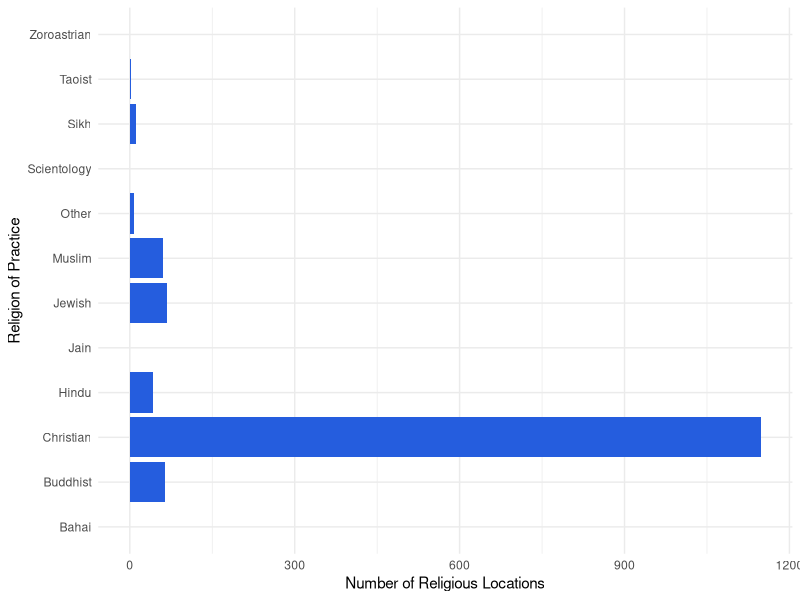
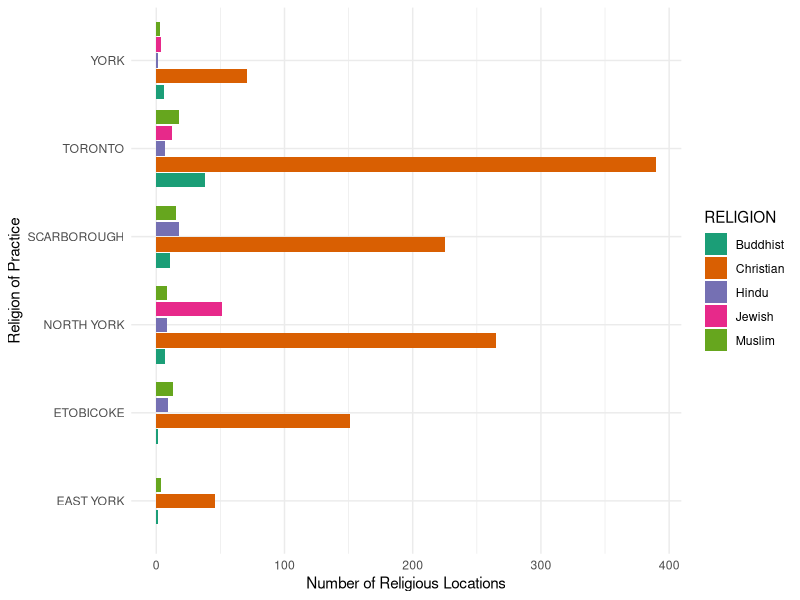

Recreate these plots in R, in order.
## ---- chunk 1
knitr::opts_chunk$set(echo = TRUE)

library(tidyverse)
## ---- chunk 2
library(tidyverse)
library(knitr)
library(dplyr)

# Read in the csv
religious_locations <- read_csv(here::here("inputs/data/religious_locations.csv"))

# Rename column name to RELIGION
religious_locations <- 
  religious_locations |>
  rename(
    RELIGION = FTH_FAITH,
  ) |>
  
  # Change the municipality Former Toronto to Toronto
  mutate(
    MUNICIPALITY =
      recode(
        MUNICIPALITY,
        'former TORONTO' = 'TORONTO'
      )
  ) |>
  
  # Change the various Christianity to Christian since the dataset does not differentiate most Christianity Locations
  mutate(
    RELIGION =
      recode(
        RELIGION,
        'Unitarian' = 'Christian',
        'Orthodox' = 'Christian',
        'Catholic' = 'Christian'
      )
  ) 

# Pick only the necessary columns
religious_locations <- 
  religious_locations |>
  select(MUNICIPALITY, FTH_ORGANIZATION, RELIGION)

# Introduce our data
religious_locations |> 
  slice(1:10) |> 
  kable(
    caption = "First ten rows of a dataset of places of worship for religious
    purposes for in Greater Toronto Area",
    col.names = c("Municipality", "Name of Location", "Religion of Practice"),
    digits = 1,
    booktabs = TRUE, 
    linesep = ""
  ) 
## ---- chunk 3
religious_locations |> 
  ggplot(aes(x = RELIGION)) +
  geom_bar(fill='#255DDE') + # fill with blue
  theme_minimal() + 
  coord_flip() + 
  labs(x = "Religion of Practice",
       y = "Number of Religious Locations")
## ---- chunk 4
top_religions <- c("Christian", "Buddhist", "Hindu", "Jewish", "Muslim")
filtered_religious_locations <- religious_locations[which(religious_locations$RELIGION %in% top_religions), ]

filtered_religious_locations |> 
  ggplot(aes(x = MUNICIPALITY, fill = RELIGION)) +
  geom_bar(position = position_dodge2(width = 1, preserve = "single")) +
  theme_minimal() + 
  coord_flip() + 
  labs(x = "Religion of Practice",
       y = "Number of Religious Locations") +
  scale_fill_brewer(palette = "Dark2")
## ---- chunk 5
# making a new data to find proportions of people per location
summary_religious_locations <- 
  filtered_religious_locations |> 
    group_by(RELIGION) |> 
    count() |>
    # Adding number of religious population for each religion
    cbind(religious_population = c(68885,1394210,145035,98690,212345)) |> 
    # Finding the proportion of people per location
    mutate(proportion = round(religious_population/n))

# Creating a table 
summary_religious_locations |>
    kable(
      caption = "Proportion of Religious People per Religious Location in Toronto",
      col.names = c("Religion of Practice", "Number of Locations", "Toronto Religious Population", 
                    "Population per Location"),
      digits = 1,
      booktabs = TRUE, 
      linesep = ""
    )
